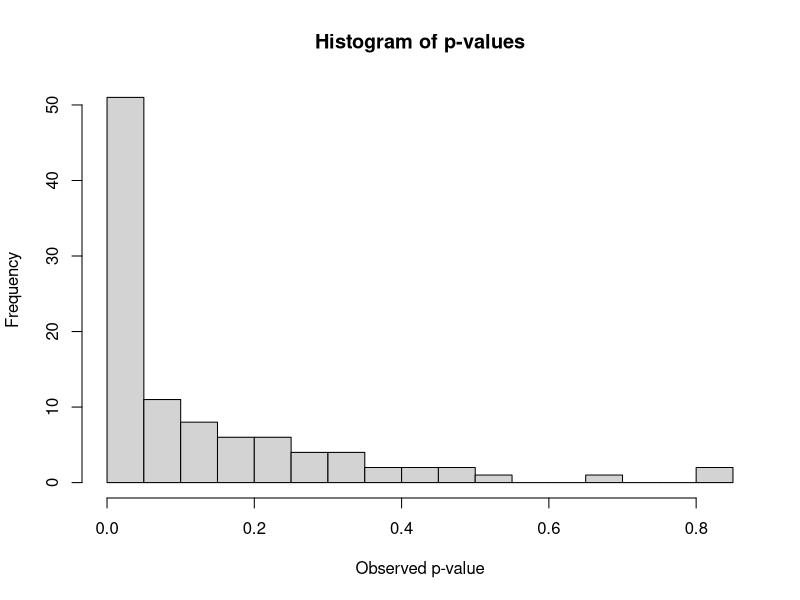

This figure's R source:
#to get emoticons for each test, set wait to 1 and showfaces to 1. 
#When running large number of simulations, se wait to 0 and showfaces to 0.
options(scipen=20) #disable scientific notation for numbers
waitx<-0.5 #To see a small wait between individual trials, set a wait time to e.g., 0.5 
showfaces<-1 #Set to 0 if you do not want the faces, set to 1 if you want to see the faces

nSims <- 100 #number of simulated experiments (for large numbers, set wait to 0 and showfaces to 0)
n<-50 #sample size in each group

#set up some variables
p<-numeric(nSims) 

for(i in 1:nSims){ #for each simulated experiment
  x<-rnorm(n = n, mean = 100, sd = 15) #produce N simulated participants
  y<-rnorm(n = n, mean = 106, sd = 15) #produce N simulated participants
  z<-t.test(x,y) #perform the t-test
  p[i]<-z$p.value #get the p-value and store it
  if(z$p.value < 0.001  & showfaces==1){cat(":D     p =",z$p.value,"\n\n")}  
  if(0.001 <= z$p.value & z$p.value < 0.01  & showfaces==1){cat(":)     p =",z$p.value,"\n\n")}
  if(0.01 <= z$p.value & z$p.value < 0.05  & showfaces==1){cat("(^.^)  p =",z$p.value,"\n\n")}
  if(0.05 <= z$p.value & z$p.value < 0.10  & showfaces==1){cat("(._.)  p =",z$p.value,"\n\n")}
  if(z$p.value>0.10  & showfaces==1){cat(":(     p =",z$p.value,"\n\n")}
  Sys.sleep(waitx)
}

#now plot histograms of p-values, t-values, d, observed power
hist(p, main="Histogram of p-values", xlab=("Observed p-value"), breaks = 20)

#Š Daniel Lakens, 2016. 
# This work is licensed under a Creative Commons Attribution-NonCommercial-ShareAlike 4.0 International License. https://creativecommons.org/licenses/by-nc-sa/4.0/